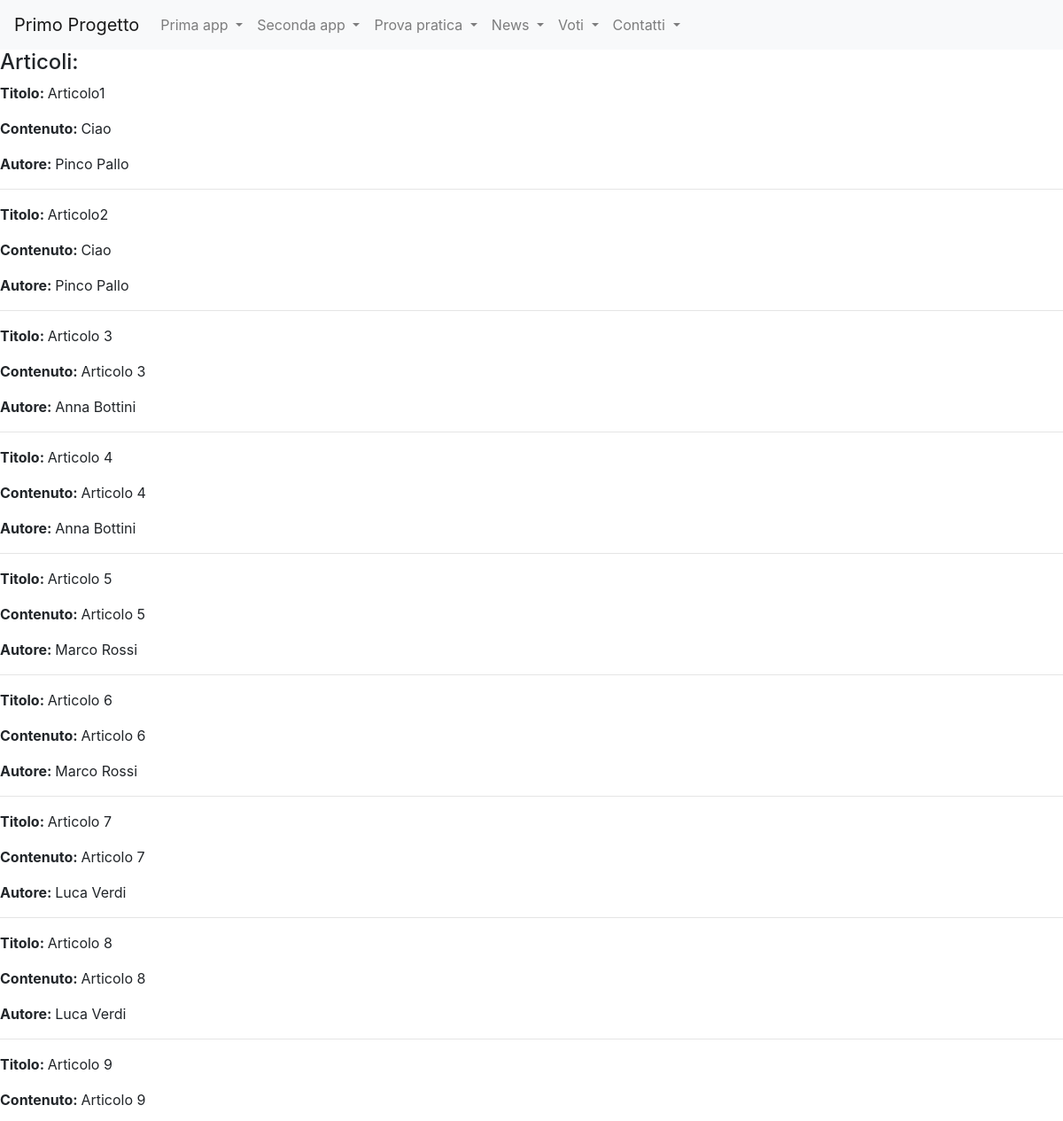
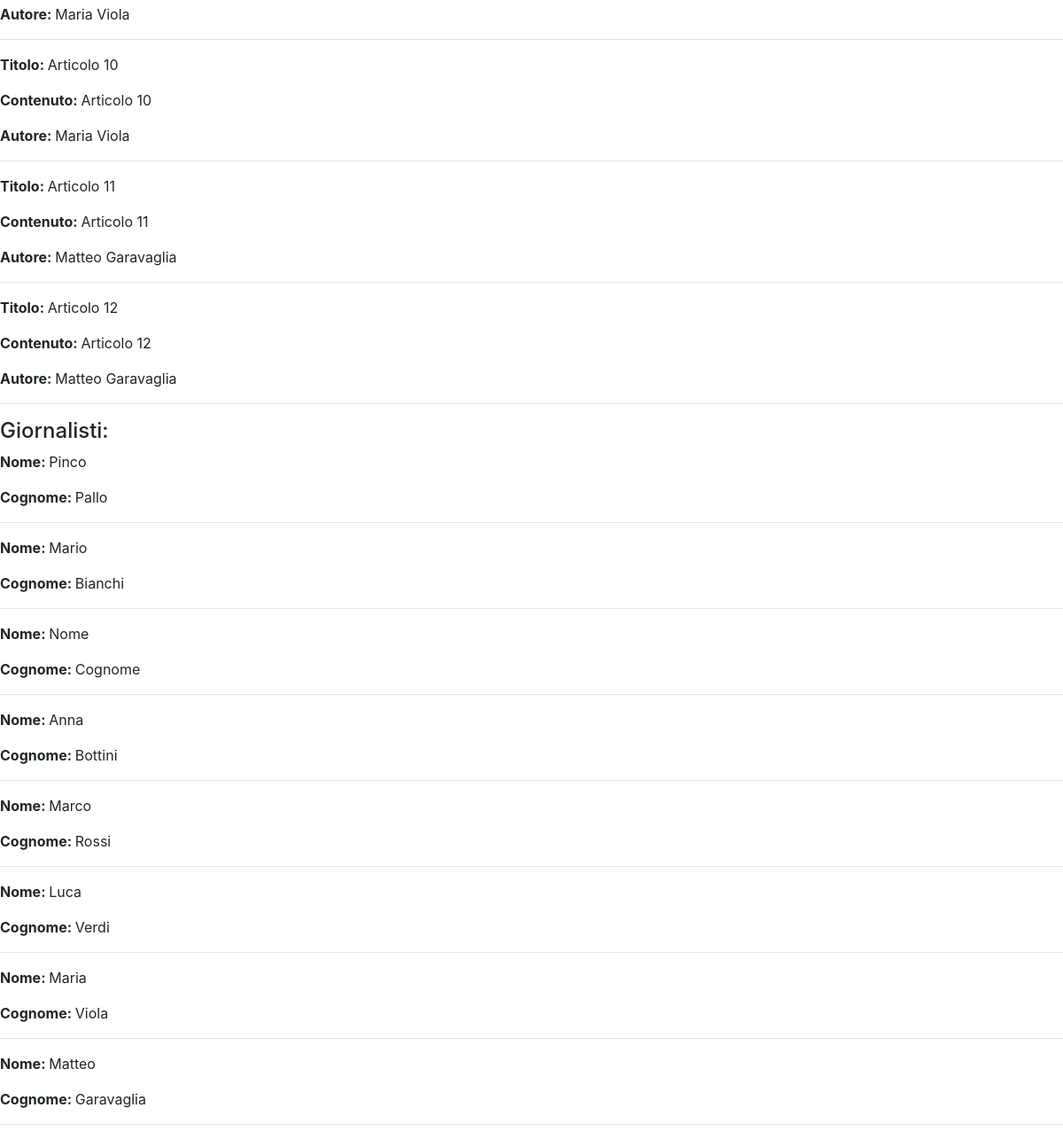
Page /news/ on the committed database (2 pictures, top to bottom).
### news/models.py (models this page shows, shortened)
class Articolo(models.Model):
    visualizzazioni=models.IntegerField(default=0, blank=True)
    data_articolo=models.DateField(blank=True)
    titolo=models.CharField(max_length=100) #Stringhe di lunghezza massima 100
    contenuto=models.TextField()
    giornalista=models.ForeignKey(Giornalista, on_delete=models.CASCADE, related_name="articoli")
    class Meta:
        verbose_name = 'Articolo'
        verbose_name_plural = 'Articoli'

class Giornalista(models.Model):
    nome=models.CharField(max_length=20) #Stringhe di lunghezza massima 20
    cognome=models.CharField(max_length=20)
    anno_nascita=models.DateField(blank=True)
    def __str__(self):
        return self.nome + " " + self.cognome
    class Meta:
        verbose_name = 'Giornalista'
        verbose_name_plural = 'Giornalisti'

### news/views.py (the view)
# urls.py: path('', home, name='homepage'),
def home(request):
    articoli = Articolo.objects.all() #articoli è la lista di articoli letti dal database
    giornalisti = Giornalista.objects.all() #uguale a articoli
    context = {"articoli": articoli,
               "giornalisti": giornalisti}
    return render(request, "news/homepage.html", context)

### news/templates/news/homepage.html (shortened to what this page needs)
<!DOCTYPE html>
{% extends "base.html"%}
{%block content%}
    <h4>Articoli:</h4>
        {%for articolo in articoli %}
            <p><strong>Titolo: </strong>{{ articolo.titolo }}</p>
            <p><strong>Contenuto: </strong>{{ articolo.contenuto }}</p>
            <p><strong>Autore: </strong>{{ articolo.giornalista }}</p>
            <hr>
        {% endfor %}
    <h4>Giornalisti:</h4>
        {%for giornalista in giornalisti %}
            <p><strong>Nome: </strong>{{ giornalista.nome }}</p>
            <p><strong>Cognome: </strong>{{ giornalista.cognome }}</p>
            <hr>
        {% endfor %}
{%endblock content%}

### rows in the picture
Articolo: titolo "Articolo1", contenuto "Ciao", giornalista "Pinco Pallo"
Articolo: titolo "Articolo2", contenuto "Ciao", giornalista "Pinco Pallo"
Articolo: titolo "Articolo 3", contenuto "Articolo 3", giornalista "Anna Bottini"
Articolo: titolo "Articolo 4", contenuto "Articolo 4", giornalista "Anna Bottini"
Articolo: titolo "Articolo 5", contenuto "Articolo 5", giornalista "Marco Rossi"
Articolo: titolo "Articolo 6", contenuto "Articolo 6", giornalista "Marco Rossi"
Articolo: titolo "Articolo 7", contenuto "Articolo 7", giornalista "Luca Verdi"
Articolo: titolo "Articolo 8", contenuto "Articolo 8", giornalista "Luca Verdi"
Articolo: titolo "Articolo 9", contenuto "Articolo 9", giornalista "Maria Viola"
Articolo: titolo "Articolo 10", contenuto "Articolo 10", giornalista "Maria Viola"
Articolo: titolo "Articolo 11", contenuto "Articolo 11", giornalista "Matteo Garavaglia"
Articolo: titolo "Articolo 12", contenuto "Articolo 12", giornalista "Matteo Garavaglia"
Giornalista: nome "Pinco", cognome "Pallo"
Giornalista: nome "Mario", cognome "Bianchi"
Giornalista: nome "Nome", cognome "Cognome"
Giornalista: nome "Anna", cognome "Bottini"
Giornalista: nome "Marco", cognome "Rossi"
Giornalista: nome "Luca", cognome "Verdi"
Giornalista: nome "Maria", cognome "Viola"
Giornalista: nome "Matteo", cognome "Garavaglia"
